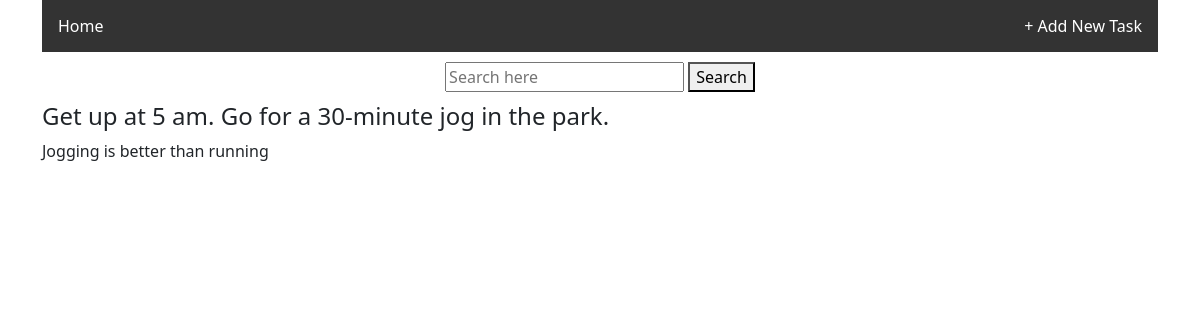
Page /9/ on the committed database.
### todoapp/models.py (models this page shows, shortened)
class Item(models.Model):
    task = models.CharField(max_length=150)
    task_description = models.TextField()

### todoapp/views.py (the view)
# urls.py: path("<int:pk>/", TaskDetailView.as_view(),name="task_detail"),
class TaskDetailView(DetailView):
	model = Item
	template_name = 'todoapp/taskdescription.html'

### todoapp/templates/todoapp/taskdescription.html
{% extends 'todoapp/home.html'%}
{% block content%}
	<div class="container">
		<h4>{{item.task}}</h4>
		<p>
			{{item.task_description}}
		</p>
	</div>
{%endblock content%}

### rows in the picture
Item: task "Get up at 5 am. Go for a 30-minute jog in the park.", task_description "Jogging is better than running"
